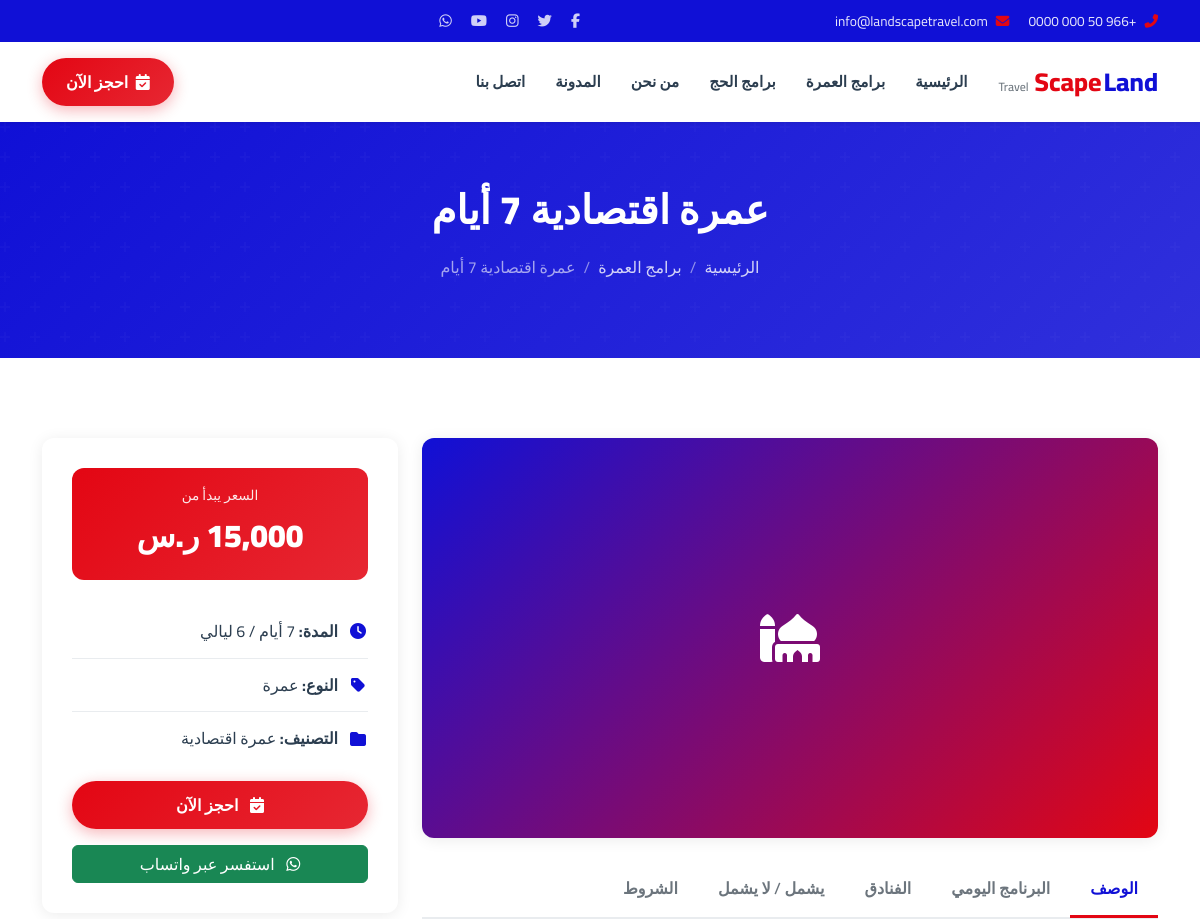
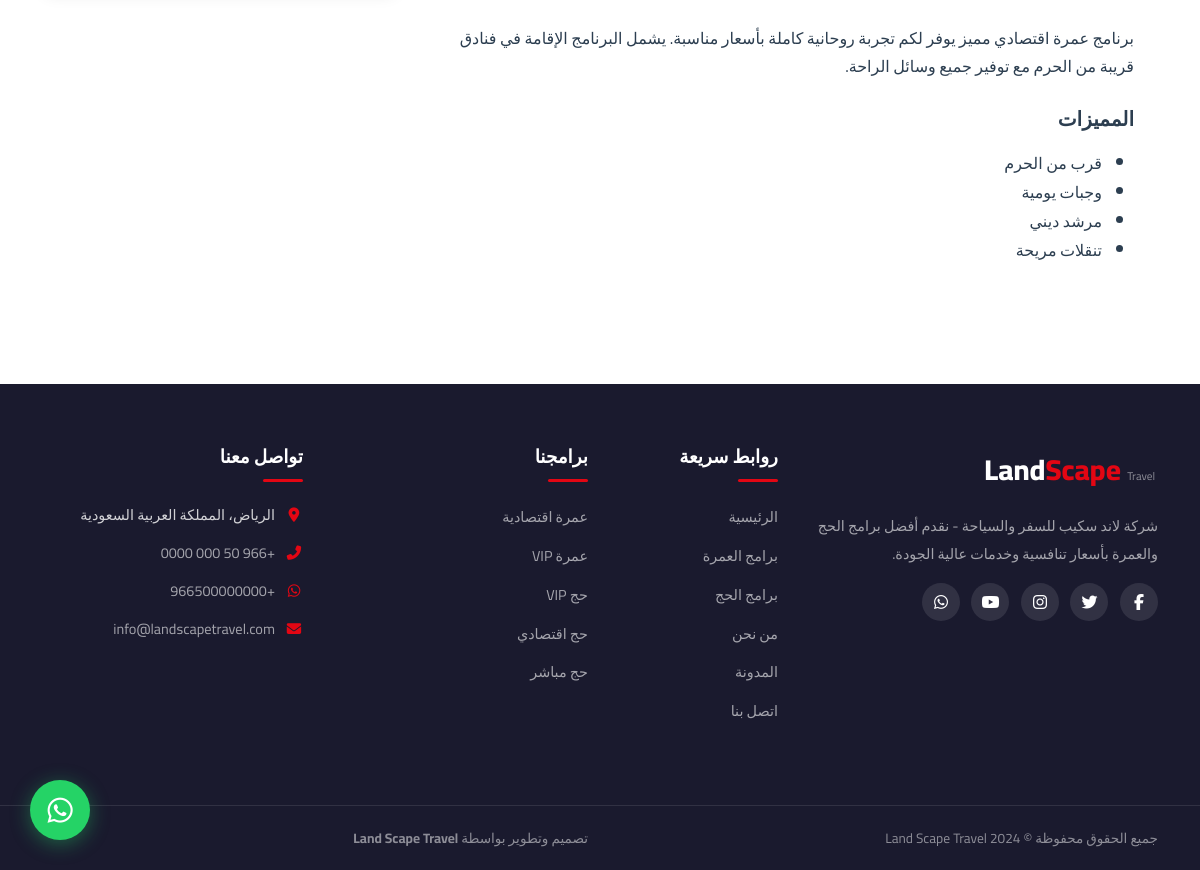
The app's page /program/umrah-economy-7-days with its own data (2 pictures, top to bottom).
### tables this page shows
CREATE TABLE `menus` (
    `id` INT AUTO_INCREMENT PRIMARY KEY,
    `title` VARCHAR(200) NOT NULL,
    `url` VARCHAR(500) NOT NULL,
    `parent_id` INT DEFAULT NULL,
    `sort_order` INT DEFAULT 0,
    `is_active` TINYINT(1) DEFAULT 1,
    `target` VARCHAR(20) DEFAULT '_self',
    `created_at` TIMESTAMP DEFAULT CURRENT_TIMESTAMP,
    `updated_at` TIMESTAMP DEFAULT CURRENT_TIMESTAMP ON UPDATE CURRENT_TIMESTAMP
);

CREATE TABLE `programs` (
    `id` INT AUTO_INCREMENT PRIMARY KEY,
    `title` VARCHAR(300) NOT NULL,
    `slug` VARCHAR(300) NOT NULL UNIQUE,
    `category_id` INT,
    `type` ENUM('hajj', 'umrah') DEFAULT 'umrah',
    `duration` VARCHAR(100),
    `price` DECIMAL(10,2) DEFAULT 0.00,
    `price_note` VARCHAR(200),
    `image` VARCHAR(500),
    `gallery` TEXT,
    `short_description` TEXT,
    `description` LONGTEXT,
    `itinerary` LONGTEXT,
    `hotels` LONGTEXT,
    `features` LONGTEXT,
    `includes` LONGTEXT,
    `excludes` LONGTEXT,
    `terms` LONGTEXT,
    `is_featured` TINYINT(1) DEFAULT 0,
    `is_active` TINYINT(1) DEFAULT 1,
    `sort_order` INT DEFAULT 0,
    `views` INT DEFAULT 0,
    `created_at` TIMESTAMP DEFAULT CURRENT_TIMESTAMP,
    `updated_at` TIMESTAMP DEFAULT CURRENT_TIMESTAMP ON UPDATE CURRENT_TIMESTAMP,
    FOREIGN KEY (`category_id`) REFERENCES `categories`(`id`) ON DELETE SET NULL
);

CREATE TABLE `categories` (
    `id` INT AUTO_INCREMENT PRIMARY KEY,
    `name` VARCHAR(200) NOT NULL,
    `slug` VARCHAR(200) NOT NULL UNIQUE,
    `type` ENUM('hajj', 'umrah', 'blog') DEFAULT 'umrah',
    `description` TEXT,
    `sort_order` INT DEFAULT 0,
    `is_active` TINYINT(1) DEFAULT 1,
    `created_at` TIMESTAMP DEFAULT CURRENT_TIMESTAMP,
    `updated_at` TIMESTAMP DEFAULT CURRENT_TIMESTAMP ON UPDATE CURRENT_TIMESTAMP
);

### config/config.php (called while the page is built, shortened)
<?php
function getSetting(string $key, string $default = ''): string {
    static $settings = null;
    if ($settings === null) {
        try {
            $db = getDB();
            $stmt = $db->query("SELECT setting_key, setting_value FROM settings");
            $settings = [];
            while ($row = $stmt->fetch()) {
                $settings[$row['setting_key']] = $row['setting_value'];
            }
        } catch (PDOException $e) {
            return $default;
        }
    }
    return $settings[$key] ?? $default;
}
function clean(string $data): string {
    return htmlspecialchars(trim($data), ENT_QUOTES, 'UTF-8');
}
function getMenus(): array {
    try {
        $db = getDB();
        $stmt = $db->query("SELECT * FROM menus WHERE is_active = 1 ORDER BY sort_order ASC");
        return $stmt->fetchAll();
    } catch (PDOException $e) {
        return [];
    }
}
function formatPrice(float $price): string {
    return number_format($price, 0) . ' ر.س';
}
function getProgramBySlug(string $slug): ?array {
    try {
        $db = getDB();
        $stmt = $db->prepare("SELECT p.*, c.name as category_name FROM programs p LEFT JOIN categories c ON p.category_id = c.id WHERE p.slug = ?");
        $stmt->execute([$slug]);
        $result = $stmt->fetch();
        return $result ?: null;
    } catch (PDOException $e) {
        return null;
    }
}

### pages/program-details.php (the view, shortened to what this page needs)
<?php
$slug = $_GET['slug'] ?? '';
$program = getProgramBySlug($slug);
include __DIR__ . '/../includes/header.php';
$whatsapp = getSetting('whatsapp');
?>
<section class="page-header">
    <div class="container">
        <h1 data-aos="fade-up"><?= clean($program['title']) ?></h1>
        <nav aria-label="breadcrumb" data-aos="fade-up" data-aos-delay="100">
            <ol class="breadcrumb">
                <li class="breadcrumb-item"><a href="<?= BASE_URL ?>">الرئيسية</a></li>
                <li class="breadcrumb-item">
                    <a href="<?= BASE_URL . ($program['type'] === 'hajj' ? 'hajj' : 'umrah') ?>">
                        <?= $program['type'] === 'hajj' ? 'برامج الحج' : 'برامج العمرة' ?>
                    </a>
                </li>
                <li class="breadcrumb-item active"><?= clean($program['title']) ?></li>
            </ol>
        </nav>
    </div>
</section>
<section class="section-padding">
    <div class="container">
        <div class="row g-4">
            <div class="col-lg-8">
                <div class="program-detail-img mb-4" data-aos="fade-up">
                    <?php if ($program['image'] && file_exists($program['image'])): ?>
                        <img src="<?= clean($program['image']) ?>" alt="<?= clean($program['title']) ?>">
                    <?php else: ?>
                        <div class="placeholder-img" style="min-height:400px">
                            <i class="fas fa-<?= $program['type'] === 'hajj' ? 'kaaba' : 'mosque' ?>"></i>
                        </div>
                    <?php endif; ?>
                </div>
                <div class="program-tabs" data-aos="fade-up">
                    <ul class="nav nav-tabs" role="tablist">
                        <li class="nav-item">
                            <button class="nav-link active" data-bs-toggle="tab" data-bs-target="#description">الوصف</button>
                        </li>
                        <?php if ($program['itinerary']): ?>
                        <li class="nav-item">
                            <button class="nav-link" data-bs-toggle="tab" data-bs-target="#itinerary">البرنامج اليومي</button>
                        </li>
                        <?php endif; ?>
                        <?php if ($program['hotels']): ?>
                        <li class="nav-item">
                            <button class="nav-link" data-bs-toggle="tab" data-bs-target="#hotels">الفنادق</button>
                        </li>
                        <?php endif; ?>
                        <?php if ($program['includes'] || $program['excludes']): ?>
                        <li class="nav-item">
                            <button class="nav-link" data-bs-toggle="tab" data-bs-target="#includes">يشمل / لا يشمل</button>
                        </li>
                        <?php endif; ?>
                        <?php if ($program['terms']): ?>
                        <li class="nav-item">
                            <button class="nav-link" data-bs-toggle="tab" data-bs-target="#terms">الشروط</button>
                        </li>
                        <?php endif; ?>
                    </ul>
                    <div class="tab-content p-4">
                        <div class="tab-pane fade show active" id="description">
                            <?= $program['description'] ?>
                            <?php if ($program['features']): ?>
                                <h5 class="mt-4 mb-3">المميزات</h5>
                                <?= $program['features'] ?>
                            <?php endif; ?>
                        </div>
                    </div>
                </div>
            </div>
            <div class="col-lg-4">
                <div class="program-info-box" data-aos="fade-up" data-aos-delay="100">
                    <div class="price-tag">
                        <div class="price-label">السعر يبدأ من</div>
                        <div class="price"><?= formatPrice($program['price']) ?></div>
                    </div>
                    <ul class="info-list">
                        <li>
                            <i class="fas fa-clock"></i>
                            <span><strong>المدة:</strong> <?= clean($program['duration']) ?></span>
                        </li>
                        <li>
                            <i class="fas fa-tag"></i>
                            <span><strong>النوع:</strong> <?= $program['type'] === 'hajj' ? 'حج' : 'عمرة' ?></span>
                        </li>
                        <?php if ($program['category_name']): ?>
                        <li>
                            <i class="fas fa-folder"></i>
                            <span><strong>التصنيف:</strong> <?= clean($program['category_name']) ?></span>
                        </li>
                        <?php endif; ?>
                    </ul>
                    <a href="<?= BASE_URL ?>booking?program=<?= $program['id'] ?>" class="btn btn-gradient-red w-100 mb-3">
                        <i class="fas fa-calendar-check me-2"></i> احجز الآن
                    </a>
                    <?php if ($whatsapp): ?>
                    <a href="https://wa.me/<?= clean($whatsapp) ?>?text=<?= urlencode('أرغب في الاستفسار عن برنامج: ' . $program['title']) ?>"
                       target="_blank" class="btn btn-success w-100">
                        <i class="fab fa-whatsapp me-2"></i> استفسر عبر واتساب
                    </a>
                    <?php endif; ?>
                </div>
            </div>
        </div>
    </div>
</section>
<?php include __DIR__ . '/../includes/footer.php'; ?>

### includes/header.php (shortened to what this page needs)
<?php
require_once __DIR__ . '/../config/config.php';
$siteName = getSetting('site_name', 'Land Scape Travel');
$menus = getMenus();
?>
<!DOCTYPE html>
<html lang="ar" dir="rtl">
<head>
    <link href="https://cdn.jsdelivr.net/npm/bootstrap@5.3.3/dist/css/bootstrap.rtl.min.css" rel="stylesheet">
    <link rel="stylesheet" href="https://cdnjs.cloudflare.com/ajax/libs/font-awesome/6.5.1/css/all.min.css">
    <link href="https://unpkg.com/aos@2.3.1/dist/aos.css" rel="stylesheet">
    <link rel="stylesheet" href="https://cdn.jsdelivr.net/npm/swiper@11/swiper-bundle.min.css">
    <link rel="stylesheet" href="<?= BASE_URL ?>assets/css/style.css">
</head>
<body>
<div class="top-bar">
    <div class="container">
        <div class="row align-items-center">
            <div class="col-md-6">
                <div class="top-bar-info">
                    <span><i class="fas fa-phone-alt"></i> <?= clean(getSetting('phone')) ?></span>
                    <span class="mx-3"><i class="fas fa-envelope"></i> <?= clean(getSetting('email')) ?></span>
                </div>
            </div>
            <div class="col-md-6 text-start">
                <div class="top-bar-social">
                    <?php if ($fb = getSetting('facebook')): ?>
                        <a href="<?= clean($fb) ?>" target="_blank"><i class="fab fa-facebook-f"></i></a>
                    <?php endif; ?>
                    <?php if ($tw = getSetting('twitter')): ?>
                        <a href="<?= clean($tw) ?>" target="_blank"><i class="fab fa-twitter"></i></a>
                    <?php endif; ?>
                    <?php if ($ig = getSetting('instagram')): ?>
                        <a href="<?= clean($ig) ?>" target="_blank"><i class="fab fa-instagram"></i></a>
                    <?php endif; ?>
                    <?php if ($yt = getSetting('youtube')): ?>
                        <a href="<?= clean($yt) ?>" target="_blank"><i class="fab fa-youtube"></i></a>
                    <?php endif; ?>
                    <?php if ($wa = getSetting('whatsapp')): ?>
                        <a href="https://wa.me/<?= clean($wa) ?>" target="_blank"><i class="fab fa-whatsapp"></i></a>
                    <?php endif; ?>
                </div>
            </div>
        </div>
    </div>
</div>
<nav class="navbar navbar-expand-lg navbar-light bg-white sticky-top shadow-sm">
    <div class="container">
        <a class="navbar-brand" href="<?= BASE_URL ?>">
            <span class="brand-text">
                <span class="brand-land">Land</span><span class="brand-scape">Scape</span>
                <small>Travel</small>
            </span>
        </a>
        <div class="collapse navbar-collapse" id="mainNav">
            <ul class="navbar-nav me-auto mb-2 mb-lg-0">
                <?php foreach ($menus as $menu): ?>
                    <li class="nav-item">
                        <a class="nav-link" href="<?= clean($menu['url']) ?>"><?= clean($menu['title']) ?></a>
                    </li>
                <?php endforeach; ?>
            </ul>
            <a href="<?= BASE_URL ?>booking" class="btn btn-gradient-red btn-sm px-4">
                <i class="fas fa-calendar-check me-1"></i> احجز الآن
            </a>
        </div>
    </div>
</nav>

### assets/css/style.css (style rules this page uses)
:root { --primary-blue: #1010D6; --primary-red: #E30613; --primary-red-dark: #c00510; --primary-blue-dark: #0c0ca8; --white: #ffffff; --light-gray: #f8f9fa; --medium-gray: #e9ecef; --dark-gray: #343a40; --text-color: #2c3e50; --text-muted: #6c757d; --shadow: 0 2px 15px rgba(0, 0, 0, 0.08); --shadow-hover: 0 8px 30px rgba(0, 0, 0, 0.15); --radius: 12px; --transition: all 0.3s ease; }
* { margin: 0; padding: 0; box-sizing: border-box; }
body { font-family: 'Cairo', sans-serif; color: var(--text-color); background: var(--white); line-height: 1.8; direction: rtl; text-align: right; }
a { text-decoration: none; color: var(--primary-blue); transition: var(--transition); }
h1, h2, h3, h4, h5, h6 { font-weight: 700; line-height: 1.4; }
.section-padding { padding: 80px 0; }
.btn-gradient-red { background: linear-gradient(135deg, var(--primary-red), var(--primary-red-dark)); color: var(--white) !important; border: none; border-radius: 50px; padding: 12px 30px; font-weight: 600; font-size: 1rem; box-shadow: 0 4px 15px rgba(227, 6, 19, 0.3); transition: var(--transition); cursor: pointer; }
.top-bar { background: var(--primary-blue); color: var(--white); padding: 8px 0; font-size: 0.85rem; }
.top-bar-info span { color: rgba(255,255,255,0.9); }
.top-bar-info i { margin-left: 5px; color: var(--primary-red); }
.top-bar-social a { color: rgba(255,255,255,0.8); margin: 0 8px; font-size: 0.9rem; transition: var(--transition); }
.navbar { padding: 12px 0; z-index: 1000; }
.brand-text { display: flex; align-items: baseline; gap: 2px; font-size: 1.6rem; font-weight: 800; }
.brand-land { color: var(--primary-blue); }
.brand-scape { color: var(--primary-red); }
.brand-text small { font-size: 0.75rem; color: var(--text-muted); font-weight: 500; margin-right: 4px; }
.navbar-nav .nav-link { color: var(--text-color) !important; font-weight: 600; font-size: 0.95rem; padding: 8px 15px !important; position: relative; transition: var(--transition); }
.navbar-nav .nav-link::after { content: ''; position: absolute; bottom: 0; right: 15px; left: 15px; height: 3px; background: var(--primary-red); border-radius: 2px; transform: scaleX(0); transition: var(--transition); }
.page-header { background: linear-gradient(135deg, var(--primary-blue), var(--primary-blue-dark)); padding: 60px 0; text-align: center; color: var(--white); position: relative; overflow: hidden; }
.page-header::before { content: ''; position: absolute; inset: 0; opacity: 0.5; }
.page-header h1 { font-size: 2.5rem; font-weight: 800; position: relative; z-index: 1; }
.page-header .breadcrumb { justify-content: center; position: relative; z-index: 1; margin-top: 15px; }
.page-header .breadcrumb-item a { color: rgba(255,255,255,0.8); }
.page-header .breadcrumb-item.active { color: rgba(255,255,255,0.6); }
.breadcrumb-item + .breadcrumb-item::before { color: rgba(255,255,255,0.5); }
.program-detail-img { border-radius: var(--radius); overflow: hidden; box-shadow: var(--shadow); max-height: 450px; }
.program-info-box { background: var(--white); border-radius: var(--radius); box-shadow: var(--shadow); padding: 30px; }
.program-info-box .price-tag { background: linear-gradient(135deg, var(--primary-red), var(--primary-red-dark)); color: var(--white); padding: 15px 25px; border-radius: var(--radius); text-align: center; margin-bottom: 25px; }
.program-info-box .price-tag .price { font-size: 2rem; font-weight: 900; }
.program-info-box .price-tag .price-label { font-size: 0.85rem; opacity: 0.9; }
.info-list { list-style: none; padding: 0; }
.info-list li { padding: 12px 0; border-bottom: 1px solid var(--medium-gray); display: flex; align-items: center; }
.info-list li:last-child { border-bottom: none; }
.info-list li i { color: var(--primary-blue); margin-left: 10px; width: 20px; text-align: center; }
.program-tabs .nav-tabs { border-bottom: 2px solid var(--medium-gray); }
.program-tabs .nav-link { color: var(--text-muted); font-weight: 600; border: none; padding: 12px 20px; border-bottom: 3px solid transparent; transition: var(--transition); }
.program-tabs .nav-link.active, .program-tabs .nav-link:hover { color: var(--primary-blue); border-bottom-color: var(--primary-red); background: transparent; }
.placeholder-img { background: linear-gradient(135deg, var(--primary-blue), var(--primary-red)); display: flex; align-items: center; justify-content: center; color: white; font-size: 3rem; width: 100%; height: 100%; min-height: 200px; }

### records on screen
menus: title "الرئيسية"
menus: title "برامج العمرة"
menus: title "برامج الحج"
menus: title "من نحن"
menus: title "المدونة"
menus: title "اتصل بنا"
programs: title "عمرة اقتصادية 7 أيام", description "برنامج عمرة اقتصادي مميز يوفر لكم تجربة روحانية كاملة بأسعار مناسبة. يشمل البرنامج الإقامة في فنادق قريبة من الحرم مع توفير جميع وسائل الراحة.", features "قرب من الحرم وجبات يومية مرشد ديني تنقلات مريحة", price "15,000 ر.س", duration "7 أيام / 6 ليالي", category.name "عمرة اقتصادية"

### other values on screen
getSetting('phone') "+966 50 000 0000"
getSetting('email') "info@landscapetravel.com"
getSetting('address') "الرياض، المملكة العربية السعودية"
getSetting('whatsapp') "+966500000000"
